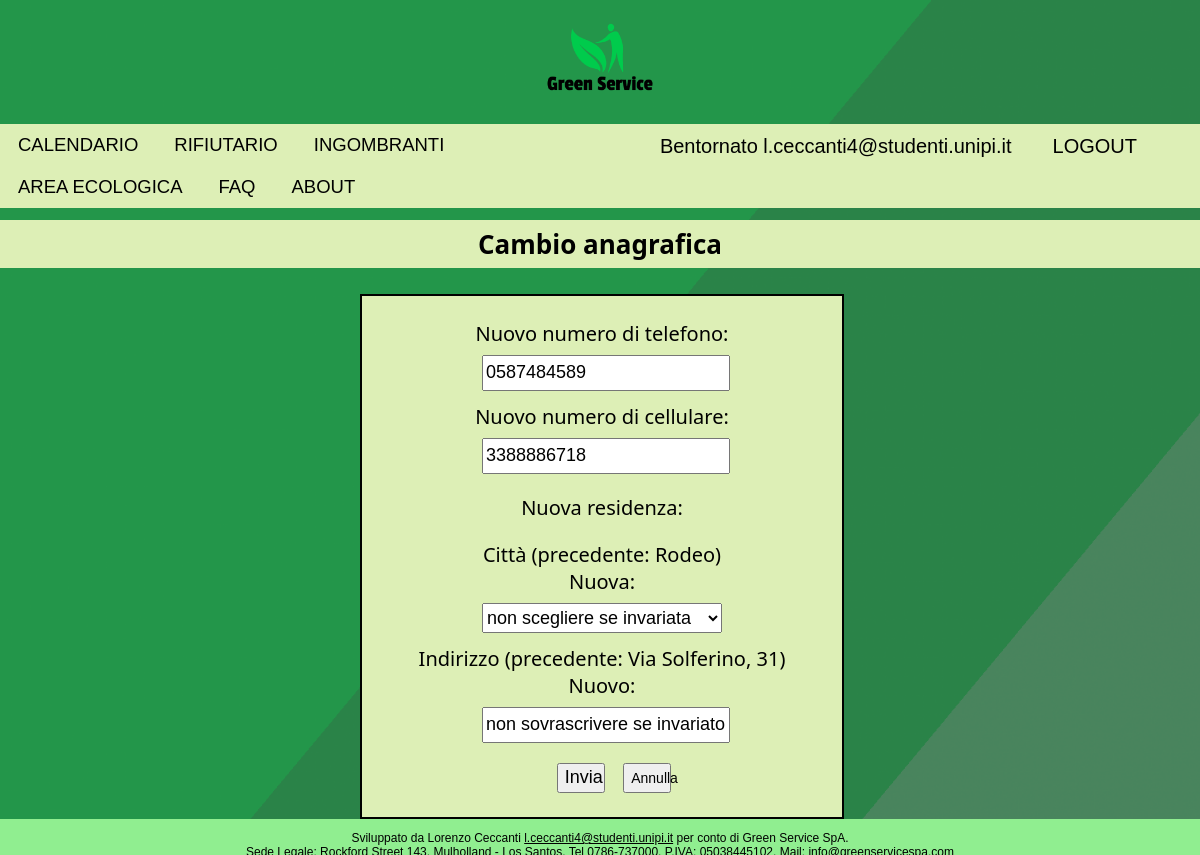
/php/cambioAnagrafica.php (signed in), run on the app's committed database.
### tables this page shows
CREATE TABLE `utente` (
  `id` int(11) NOT NULL AUTO_INCREMENT,
  `username` varchar(255) NOT NULL,
  `password` varchar(255) DEFAULT NULL,
  `Nome` varchar(45) DEFAULT NULL,
  `Cognome` varchar(45) DEFAULT NULL,
  `Telefono` varchar(45) DEFAULT NULL,
  `Cellulare` varchar(45) DEFAULT NULL,
  `Citta` varchar(255) DEFAULT NULL,
  `Indirizzo` varchar(255) DEFAULT NULL,
  `Domanda1` varchar(255) DEFAULT NULL,
  `Risposta1` varchar(255) DEFAULT NULL,
  `Domanda2` varchar(255) DEFAULT NULL,
  `Risposta2` varchar(255) DEFAULT NULL,
  PRIMARY KEY (`id`,`username`)
);

### php/utility/dbManager.php (called while the page is built, shortened)
<?php
    require_once "dbConfig.php";
    $database = new DbManager();
    class DbManager{
        private $mysqli_conn = null;
        function openConnection(){
    		if (!$this->isOpened()){
    			global $dbHostname;
    			global $dbUsername;
    			global $dbPassword;
    			global $dbName;
    			$this->mysqli_conn = new mysqli($dbHostname, $dbUsername, $dbPassword, $dbName);
				$this->mysqli_conn->select_db($dbName) or
					die ('Can\'t use $dbName: ' . mysqli_error());
			}
    }
    function isOpened(){
        return ($this->mysqli_conn != null);
    }
    function queryRun($queryText){
        return $this->mysqli_conn->query($queryText);
    }
}
?>

### php/utility/dbConfig.php (called while the page is built)
<?php
    $dbHostname = "localhost";
    $dbUsername = "root";
    $dbPassword = "";
    $dbName ="greenservice";
?>

### php/utility/greenservicedb.php (called while the page is built, shortened)
<?php
    require_once "/dbManager.php";
    function restituisciTelRes($user){
        global $database;
        $query = "SELECT telefono, cellulare, citta, indirizzo
        FROM utente WHERE username = '$user';";
        $result = $database -> queryRun($query);
        return $result;
    }
?>

### php/cambioAnagrafica.php (the view, shortened to what this page needs)
<?php
    require_once "./utility/greenservicedb.php";
?>
<!DOCTYPE html>
<html lang = "it">
    <head>
        <link rel = "stylesheet" type = "text/css" href = "../css/style.css">
        <link rel = "stylesheet" type = "text/css" href = "../css/stylecambioanagrafica.css">
        </head>
<body>
    <?php
        require_once "./layout/header.php";
        require_once "./layout/navbar.php";
    ?>
    <h3> Cambio anagrafica </h3>
    <?php
        $user = $_SESSION['usernamevar'];
        $result = restituisciTelRes($user);
        while($row = $result->fetch_assoc())
        {
            $tel = $row['telefono'];
            $cel = $row['cellulare'];
            $citta = $row['citta'];
            $ind = $row['indirizzo'];
        }
    echo "<div id=\"box\">
        <form name=\"formCambioAnagrafica\" id=\"formCambioAnagrafica\" action=\"./process/registraCambioanagraficaprocess.php\" method=\"post\">
            <label for=\"telefono\"> Nuovo numero di telefono: </label>
            <input type = \"tel\" id=\"telefono\" name=\"telefono\" value=".$tel." required>
            <label for=\"cellulare\"> Nuovo numero di cellulare: </label>
            <input type = \"tel\" id=\"cellulare\" name=\"cellulare\" value=".$cel." required>
            <p> Nuova residenza: </p>
            <label for = \"citta\"> Città (precedente:  ".$citta.") <br> Nuova: </label>
                <select name=\"citta\" id=\"citta\">
                <option style=\"display:none\" value='nonscelto' selected> non scegliere se invariata </option>
                </select>
                <label for = \"indirizzo\"> Indirizzo (precedente:  ".$ind.")<br> Nuovo:</label>
                <input type=\"street\" name=\"indirizzo\" id=\"indirizzo\"  value=\"non sovrascrivere se invariato\">
            <input type = \"submit\" class=\"submitbutton\" value=\"Invia\">
            <button type = \"button\" id=\"annulla\" onclick=\"location.href='./contattaci.php'\"> Annulla </button>
        </form>
    </div>";
    ?>
    <?php
		require_once "./layout/footer.php";
	?>
</body>
</html>

### css/style.css (style rules this page uses)
body { width: 100%; height: 100%; margin: 0; background-image: url("../img/background.png"); background-repeat: no-repeat; background-size: cover; background-attachment: fixed; }

### css/stylecambioanagrafica.css (style rules this page uses)
div#box { width: 40%; margin-top: 1%; margin-left: 30%; padding-top: 2%; padding-bottom: 1%; background-color: rgba(221,239,182,1); text-align: center; border: solid black 2px; margin-bottom: 3%; }
div#box input { display: block; position: relative; width: 50%; height: 30px; margin-top: 8px; margin-left: 25%; font-size: 18px; margin-bottom: 12px; }
div#box input.submitbutton { width: 10%; display: inline-block; position: relative; height: 30px; margin-top: 8px; margin-left: 5%; font-size: 18px; margin-bottom: 12px; }
div#box select { display: block; position: relative; width: 50%; height: 30px; margin-left: 25%; font-size: 18px; margin-bottom: 12px; margin-top: 8px; }
div#box label { font-family: 'Segoe UI', Tahoma, Verdana, sans-serif; font-size: 20px; }
div#box p { font-family: 'Segoe UI', Tahoma, Verdana, sans-serif; font-size: 20px; }
h3 { text-align: center; background-color: rgba(221,239,182,1); padding: 0.5%; margin-top: 1%; font-family: 'Segoe UI', Tahoma, Verdana, sans-serif; font-size: 26px; }
form button#annulla { margin-left: 3%; width: 10%; height: 30px; font-size: 16px; }
@media only screen and (max-width: 1600px) { form button#annulla { margin-left: 3%; width: 10%; height: 30px; font-size: 14px; } }

### data on the page
utente: telefono "0587484589", cellulare "3388886718", Citta "Rodeo", Indirizzo "Via Solferino, 31"

### other printed values
$_SESSION['usernamevar'] "l.ceccanti4@studenti.unipi.it"
